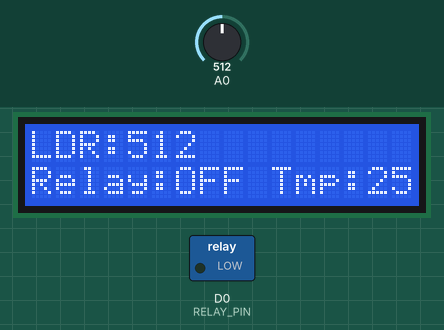
This sketch was run on a simulated ESP8266 (NodeMCU). On the bench: 16×2 character LCD, switched loads named in the sketch (green lamp = pin HIGH). The inputs (shaded band) are chosen by the test bench; at power-on: A0 = 512. WiFi joins after 1.5 s; servers stay silent unless stated; what the sketch prints to the serial monitor is not drawn.

Above: at 3.4 s.
3.5 s: A0 set to 716
At 6.0 s:
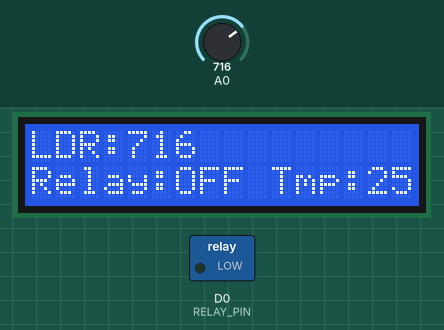
6.3 s: A0 set to 900
At 7.7 s:
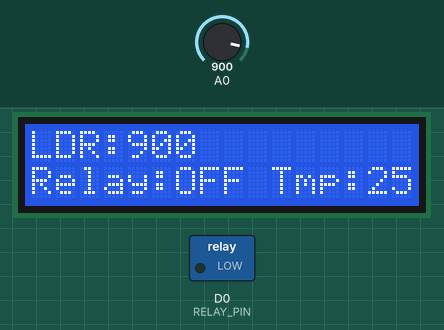
8.3 s: A0 set to 1023
At 9.3 s:
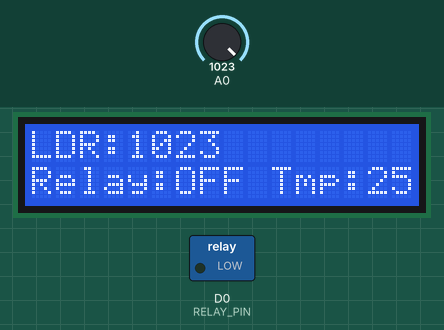
Timing chart, 0 to 11.3 s (numbered marks = the images above; inputs shaded):
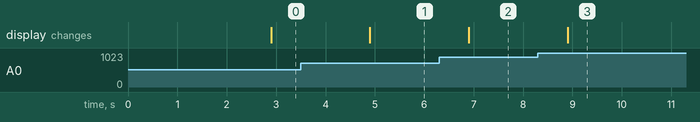

Measured:
- after the input at 3.5 s, the display: changes after 1.4 s (image 1)
- after the input at 6.3 s, the display: changes after 0.60 s (image 2)
- after the input at 8.3 s, the display: changes after 0.60 s (image 3)

The sketch:

lcd.ino
```cpp
/*
 * JUDUL: LCD I2C 16x2
 * FUNGSI: Menampilkan teks 2 baris
 * PIN: I2C (D1=SCL, D2=SDA)
 * RELAY: D0 (ditampilkan statusnya di LCD)
 *
 * Library yang diperlukan:
 * - LiquidCrystal I2C by Frank de Brabander
 *
 * Blynk Virtual Pin:
 * - (Display lokal saja)
 */

#define BLYNK_TEMPLATE_ID "YourTemplateID"
#define BLYNK_TEMPLATE_NAME "LCD Display"
#define BLYNK_AUTH_TOKEN "YourAuthToken"

#include <ESP8266WiFi.h>
#include <BlynkSimpleEsp8266.h>
#include <Wire.h>
#include <LiquidCrystal_I2C.h>

// Alamat I2C umumnya 0x27 atau 0x3F
LiquidCrystal_I2C lcd(0x27, 16, 2);
#define RELAY_PIN D0

char ssid[] = "YourWiFiSSID";
char pass[] = "YourWiFiPassword";

BlynkTimer timer;
float temperature = 25.5;
int ldrValue = 500;

void setup() {
  Serial.begin(115200);
  pinMode(RELAY_PIN, OUTPUT);
  digitalWrite(RELAY_PIN, LOW);

  // Inisialisasi LCD
  lcd.init();
  lcd.backlight();
  lcd.clear();

  Blynk.begin(BLYNK_AUTH_TOKEN, ssid, pass);
  timer.setInterval(1000L, updateLCD);
  timer.setInterval(500L, readSensors);
}

void loop() {
  Blynk.run();
  timer.run();
}

void readSensors() {
  ldrValue = analogRead(A0);
  // Contoh: baca DHT jika ada
  // temperature = dht.readTemperature();
}

void updateLCD() {
  lcd.setCursor(0, 0);
  lcd.print("LDR:");
  lcd.print(ldrValue);
  lcd.print("   ");

  lcd.setCursor(0, 1);
  lcd.print("Relay:");
  lcd.print(digitalRead(RELAY_PIN) ? "ON " : "OFF");
  lcd.print(" Tmp:");
  lcd.print(temperature, 1);
  lcd.print("C");

  Serial.println("LCD Display diperbarui");
}
```
